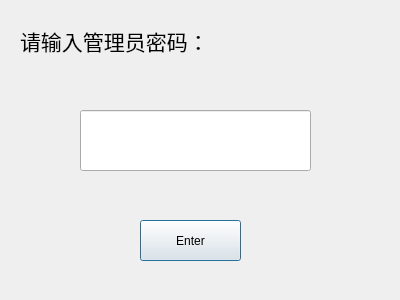
<?xml version="1.0" encoding="UTF-8"?>
<ui version="4.0">
 <class>PassWordDlg</class>
 <widget class="QDialog" name="PassWordDlg">
  <property name="geometry">
   <rect>
    <x>0</x>
    <y>0</y>
    <width>400</width>
    <height>300</height>
   </rect>
  </property>
  <property name="windowTitle">
   <string>Dialog</string>
  </property>
  <widget class="QLabel" name="label_passwordinformation">
   <property name="geometry">
    <rect>
     <x>20</x>
     <y>10</y>
     <width>391</width>
     <height>61</height>
    </rect>
   </property>
   <property name="font">
    <font>
     <family>Modern No. 20</family>
     <pointsize>16</pointsize>
    </font>
   </property>
   <property name="text">
    <string>请输入管理员密码：</string>
   </property>
  </widget>
  <widget class="QPushButton" name="pushButton_enter">
   <property name="geometry">
    <rect>
     <x>140</x>
     <y>220</y>
     <width>101</width>
     <height>41</height>
    </rect>
   </property>
   <property name="text">
    <string>Enter</string>
   </property>
  </widget>
  <widget class="QLineEdit" name="lineEdit_Password">
   <property name="geometry">
    <rect>
     <x>80</x>
     <y>110</y>
     <width>231</width>
     <height>61</height>
    </rect>
   </property>
   <property name="font">
    <font>
     <pointsize>20</pointsize>
    </font>
   </property>
  </widget>
 </widget>
 <resources/>
 <connections/>
</ui>
